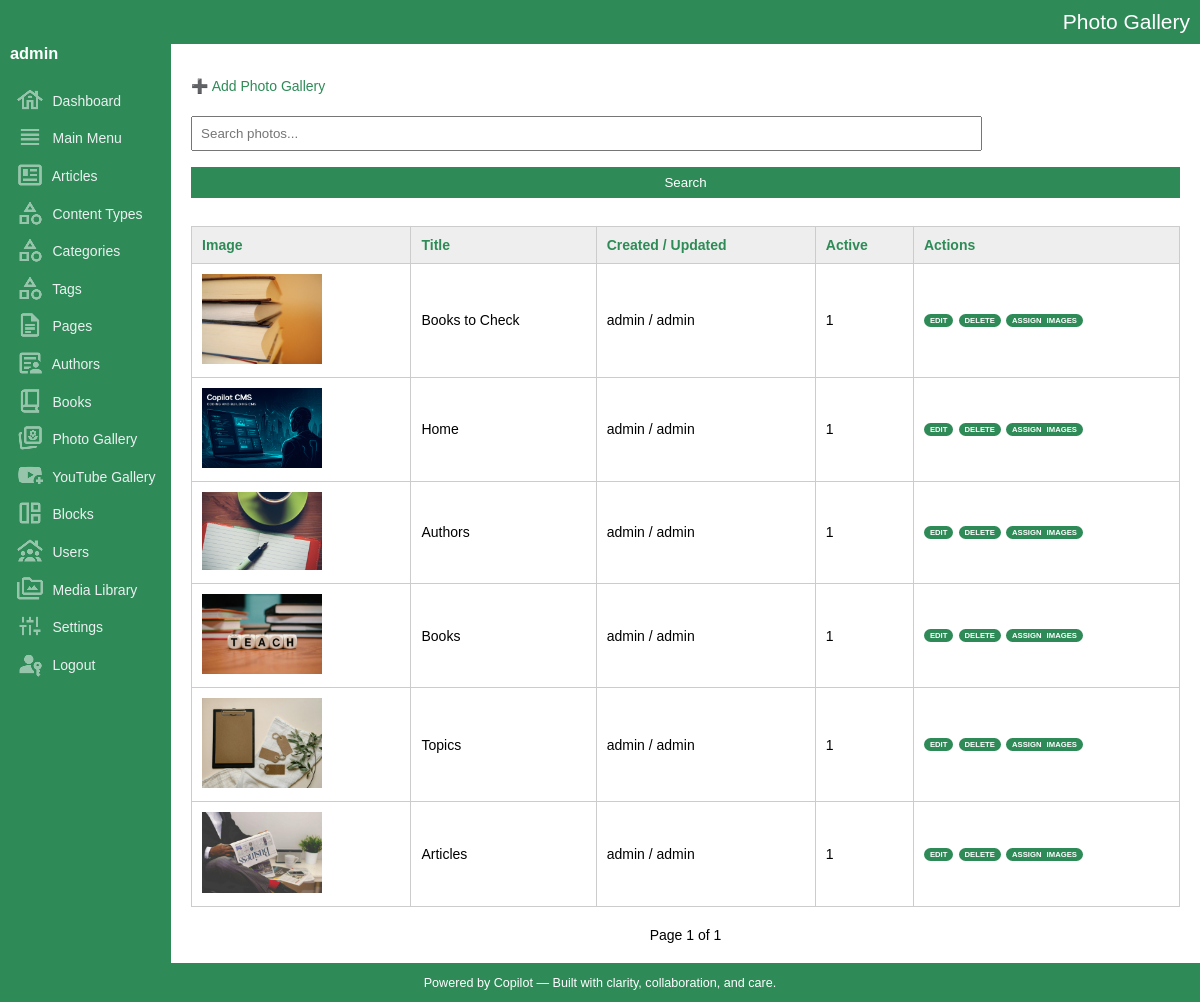
The app's page /admin/photo_gallery/list.php (signed in) with its own data.
### tables this page shows
CREATE TABLE IF NOT EXISTS `photo_gallery` (
  `key_photo_gallery` int(10) UNSIGNED NOT NULL AUTO_INCREMENT,
  `key_media_banner` int(10) UNSIGNED DEFAULT NULL,
  `title` varchar(255) DEFAULT NULL,
  `image_url` varchar(2000) DEFAULT NULL,
  `description` text,
  `is_active` tinyint(1) DEFAULT '1',
  `entry_date_time` datetime DEFAULT CURRENT_TIMESTAMP,
  `update_date_time` datetime NOT NULL DEFAULT CURRENT_TIMESTAMP ON UPDATE CURRENT_TIMESTAMP,
  `created_by` int(10) UNSIGNED DEFAULT NULL,
  `updated_by` int(10) UNSIGNED DEFAULT NULL,
  `url` varchar(200) DEFAULT NULL,
  `available_for_blocks` tinyint(1) DEFAULT '0',
  `css` varchar(500) NOT NULL DEFAULT '',
  `slideshow_enabled` tinyint(1) NOT NULL DEFAULT '1',
  `navigation_type` enum('arrows','slideshow','both','none') NOT NULL DEFAULT 'slideshow',
  PRIMARY KEY (`key_photo_gallery`),
  KEY `fk_photo_gallery_media` (`key_media_banner`)
);

CREATE TABLE IF NOT EXISTS `users` (
  `key_user` int(10) UNSIGNED NOT NULL AUTO_INCREMENT,
  `key_media_banner` int(10) UNSIGNED NOT NULL,
  `name` varchar(200) NOT NULL DEFAULT '',
  `username` varchar(100) NOT NULL,
  `password_hash` varchar(255) NOT NULL,
  `email` varchar(200) DEFAULT NULL,
  `role` enum('admin','editor','viewer') DEFAULT 'viewer',
  `is_active` tinyint(1) DEFAULT '1',
  `entry_date_time` datetime DEFAULT CURRENT_TIMESTAMP,
  `update_date_time` datetime DEFAULT CURRENT_TIMESTAMP ON UPDATE CURRENT_TIMESTAMP,
  `phone` varchar(20) DEFAULT NULL,
  `address` text,
  `city` varchar(100) DEFAULT NULL,
  `state` varchar(100) DEFAULT NULL,
  `country` varchar(100) DEFAULT NULL,
  `description` text,
  `url` varchar(200) DEFAULT NULL,
  `banner_image_url` varchar(2000) NOT NULL,
  PRIMARY KEY (`key_user`),
  UNIQUE KEY `username` (`username`)
);

### admin/photo_gallery/list.php (the view, shortened to what this page needs)
<?php
include_once('../../dbconnection.php');
include_once('../functions.php');
include('../layout.php');
?>
<p><a href="#" onclick="openModal()">➕ Add Photo Gallery</a></p>
<form method="get">
	<input type="text" name="q" placeholder="Search photos..." value="<?= htmlspecialchars($_GET['q'] ?? '') ?>">
	<input type="submit" value="Search">
</form>
<table>
	<thead>
		<tr>
			<th>Image</th>
			<th><?= sortLink('Title', 'title', $_GET['sort'] ?? '', $_GET['dir'] ?? '') ?></th>
			<th>Created / Updated</th>
			<th><?= sortLink('Active', 'is_active', $_GET['sort'] ?? '', $_GET['dir'] ?? '') ?></th>
			<th>Actions</th>
		</tr>
	</thead>
	<tbody>
	<?php
	$limit = 10;
	$page = isset($_GET['page']) ? max(1, intval($_GET['page'])) : 1;
	$offset = ($page - 1) * $limit;
	$sort = $_GET['sort'] ?? 'entry_date_time';
	$dir = $_GET['dir'] ?? 'desc';
	$allowedSorts = ['title', 'is_active'];
	if (!in_array($sort, $allowedSorts)) $sort = 'entry_date_time';
	$sql = "SELECT * FROM photo_gallery";
	$sql .= " ORDER BY $sort $dir LIMIT $limit OFFSET $offset";
	$result = $conn->query($sql);
	while ($row = $result->fetch_assoc()) {
		$keyPhotoGallery = $row["key_photo_gallery"];
		$createdUpdated = $conn->query("SELECT p.key_photo_gallery, u1.username AS creator, u2.username AS updater
			FROM photo_gallery p
			LEFT JOIN users u1 ON p.created_by = u1.key_user
			LEFT JOIN users u2 ON p.updated_by = u2.key_user
			WHERE key_photo_gallery = $keyPhotoGallery")->fetch_assoc();
	  echo "<tr>
		<td><img src='{$row['image_url']}' width='120'></td>
		<td>{$row['title']}</td>
		<td>{$createdUpdated['creator']} / {$createdUpdated['updater']}</td>
		<td>{$row['is_active']}</td>
		<td class='record-action-links'>
		  <a href='#' onclick='editItem({$row['key_photo_gallery']}, \"get_photo_gallery.php\", [\"title\",\"url\",\"image_url\",\"description\",\"navigation_type\",\"css\",\"available_for_blocks\",\"is_active\"])'>Edit</a>
		  <a href='photo_gallery_delete.php?id={$row['key_photo_gallery']}' onclick='return confirm(\"Delete this photo?\")'>Delete</a>
		  <a href='photo_gallery_images_list.php?gallery_id={$row['key_photo_gallery']}' target='_blank'>Assign Images</a>
		</td>
	  </tr>";
	}
	$countSql = "SELECT COUNT(*) AS total FROM photo_gallery";
	$countResult = $conn->query($countSql);
	$totalArticles = $countResult->fetch_assoc()['total'];
	$totalPages = ceil($totalArticles / $limit);
	?>
	</tbody>
</table>
<div id="pager">
	Page <?php echo $page; ?> of <?php echo $totalPages; ?>
</div>

### admin/assets/css/style.css (style rules this page uses)
body { margin:0; font-family:Arial, sans-serif; font-size:14px; }
a { color:seagreen; text-decoration:none; }
table { width:100%; border-collapse:collapse; margin-top:20px; }
table th, table td { padding:10px; border:1px solid #ccc; text-align:left; }
table th { background:#eee; color:seagreen; }
form input[type="text"], form input[type="url"], form input[type="tel"], form input[type="email"] { width:80%; padding:8px; margin:8px 0; box-sizing:border-box; }
form textarea, form input[type="submit"] { width:100%; padding:8px; margin:8px 0; box-sizing:border-box; }
form input[type="submit"] { background:seagreen; color:#fff; border:none; cursor:pointer; }
.record-action-links { text-transform:uppercase; font-size:.55em; font-weight:bold; word-spacing:3px; line-height:250%; max-width:150px; }
.record-action-links a { background-color:seagreen; color:#FFF; border-radius:30px; padding:2px 6px 2px 6px; }
#pager { margin-top:20px; text-align:center; }

### records on screen
photo_gallery: image_url (picture), title "Books to Check", users.username "admin", is_active "1"
photo_gallery: image_url (picture), title "Home", users.username "admin", is_active "1"
photo_gallery: image_url (picture), title "Authors", users.username "admin", is_active "1"
photo_gallery: image_url (picture), title "Books", users.username "admin", is_active "1"
photo_gallery: image_url (picture), title "Topics", users.username "admin", is_active "1"
photo_gallery: image_url (picture), title "Articles", users.username "admin", is_active "1"

### other values on screen
$title "Photo Gallery"
$username "admin"
$label "Title Active"
$page "1"
$totalPages "1"
